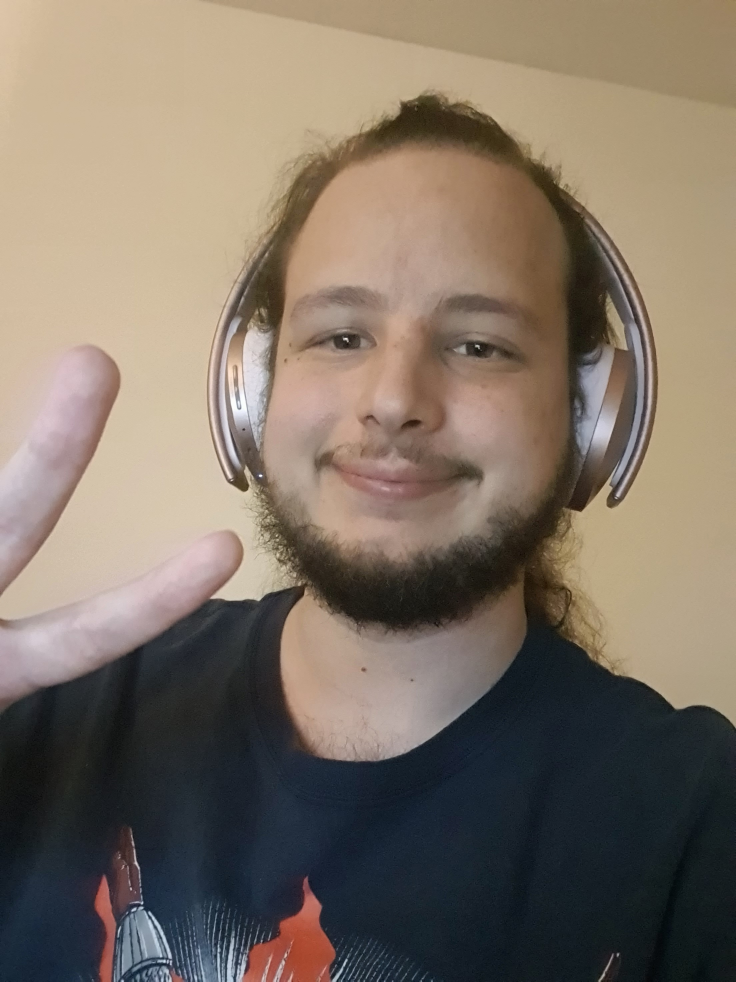
#> input picture reco_final/AlexandreF1.jpg, 2208 x 2944 px, found by its file name (shown at 1/3 size)
$ jupyter execute --allow-errors Reco_faciale.ipynb   (shell and % lines are left out)
#> lines starting #> are read from the running program, lines starting #| are printed output that depends on the picture
[cell 1]
#! python -m pip install --user opencv-contrib-python

[cell 2]
import os
import cv2
import numpy as np
import matplotlib.pyplot as plt

[cell 3]
def show_dataset (images_class, label) :
    # show doata for 1 class
    plt.figure(figsize = (14,5))
    k = 0
    for i in range(1,6):
        plt.subplot(1,5,i)
        try :
            plt.imshow(images_class[k][:, :, ::-1])
        except :
            plt.imshow(images_class[k], cmap = 'gray')
        plt.title(label)
        plt.axis('off')
        plt.tight_layout()
        k += 1
    plt.show()

[cell 4]
dataset_folder = "lib_small/"
#dataset_folder = "dataset/"

names = []
images = []
#> (the rest of this cell did not finish here and is left out)

[cell 5]
labels = np.unique(names)
labels

[cell 6]
for label in labels:
    ids = np.where(label == np.array(names))[0]
    images_class = images[ids[0] : ids[-1] + 1]
    #show_dataset(images_class, label)

[cell 7]
face_cascade = cv2.CascadeClassifier('haarcascades/haarcascade_frontalface_default.xml')
eye_cascade = cv2.CascadeClassifier('haarcascades/haarcascade_eye.xml')

[cell 8]
print(len(names))
print(len(images))
print(names)
for i, img in enumerate(images) :
    if(i == 84) :
        plt.figure()
        plt.imshow(img, cmap="gray")
        plt.axis(False)
        plt.show()

[cell 9]
def detect_face(img, idx):
    img = cv2.cvtColor(img, cv2.COLOR_BGR2GRAY)
    faces = face_cascade.detectMultiScale(img, 1.3, 5)
    try :
        x, y, w, h = faces[0]

        img = img[y:y+h, x:x+w]
        img = cv2.resize(img, (100, 100))
    except :
        print("Face not found in image index", i)
        img = None
    return img
cv2.waitKey(0)
cv2.destroyAllWindows()

[cell 10]
croped_images = []
for i, img in enumerate(images) :
    img = detect_face(img, i)
    if img is not None :
        croped_images.append(img)
    else :
# [5 lines of commented-out code are left out]
        del names[i]
# cv2.waitKey(0)
# cv2.destroyAllWindows()

[cell 11]
for label in labels:
    ids = np.where(label== np.array(names))[0]
    images_class = croped_images[ids[0] : ids[-1] + 1] # select croped images for each class
    show_dataset(images_class, label)

[cell 12]
name_vec = np.array([np.where(name == labels)[0][0] for name in names])
print(len(name_vec))
print(len(labels))

[cell 13]
# model = cv2.face.EigenFaceRecognizer_create()
# model = cv2.face.FisherFaceRecognizer_create()
model = cv2.face.LBPHFaceRecognizer_create()

#> (a cell that did not finish here is left out)

[cell 15]
#save & load model
model.save("eigen_model.yml")
model.read("eigen_model.yml")

[cell 16]
#test model
path = "lib_test/AlexandreF1.jpg"
img = cv2.imread(path)
#> img is the input picture: shape (2944, 2208, 3); mean B, G, R 101.6, 114.6, 127.2
img = detect_face(img, 0)
#> in detect_face, `img = cv2.cvtColor(img, cv2.COLOR_BGR2GRAY)`:
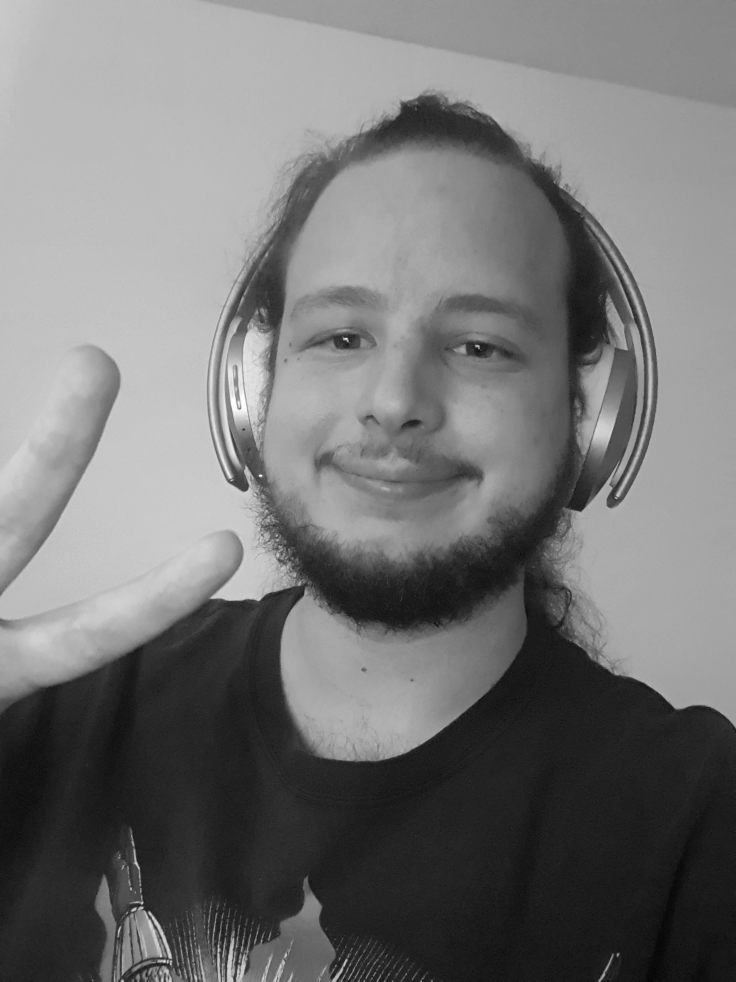
#> img: shape (2944, 2208) (shown at 1/3 size); min 1, max 255, mean 116.9
#> in detect_face, `faces = face_cascade.detectMultiScale(img, 1.3, 5)`: faces = [[577, 543, 1229, 1229]]
#> in detect_face, `x, y, w, h = faces[0]`: x = 577; y = 543; w = 1229
#> in detect_face, `img = img[y:y+h, x:x+w]`:
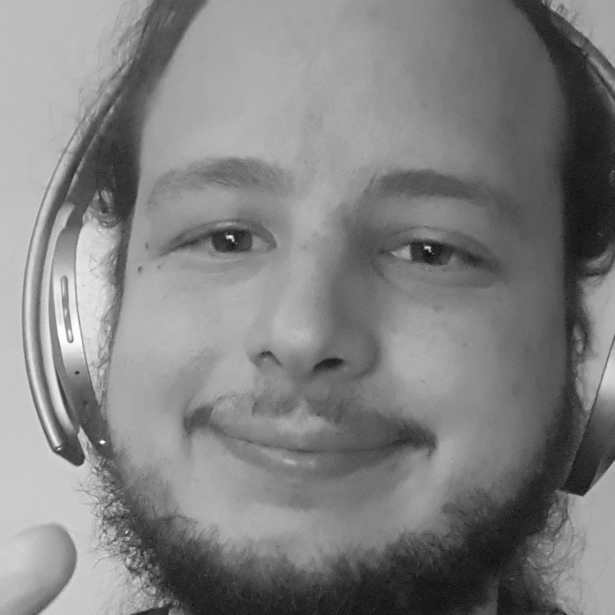
#> img: shape (1229, 1229) (shown at 1/2 size); min 4, max 255, mean 129.1
#> in detect_face, `img = cv2.resize(img, (100, 100))`:
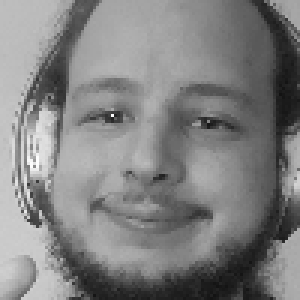
#> img: shape (100, 100) (shown 3 times larger); min 18, max 253, mean 129
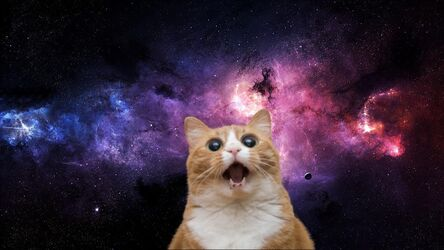
#> input picture 1.jpg, 444 x 250 px, given in place of the camera
#> further down, frame is the input picture: shape (250, 444, 3); mean B, G, R 59.9, 42, 58.6
#> `gray = cv2.cvtColor(frame, cv2.COLOR_BGR2GRAY)`:
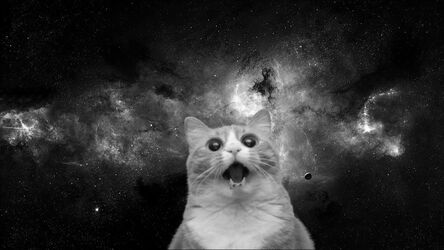
#> gray: shape (250, 444); min 0, max 253, mean 49
#> `faces = face_cascade.detectMultiScale(gray, 1.1, 5)`: faces = [[280, 89, 61, 61]]

#> (the rest of this cell did not finish here and is left out)

[cell 17]
# [25 lines of commented-out code are left out]

[cell 18]
# Test real time video
def draw_ped(img, label, x0, y0, xt, yt, color=(255,127,0), text_color=(255,255,255)):

    (w, h), baseline = cv2.getTextSize(label, cv2.FONT_HERSHEY_SIMPLEX, 0.5, 1)
    cv2.rectangle(img,
                  (x0, y0 + baseline),
                  (max(xt, x0 + w), yt),
                  color,
                  2)
    cv2.rectangle(img,
                  (x0, y0 - h),
                  (x0 + w, y0 + baseline),
                  color,
                  -1)
    cv2.putText(img,
                label,
                (x0, y0),
                cv2.FONT_HERSHEY_SIMPLEX,
                0.5,
                text_color,
                1,
                cv2.LINE_AA)
    return img

[cell 19]
cap = cv2.VideoCapture(0)
#> (the rest of this cell did not finish here and is left out)
